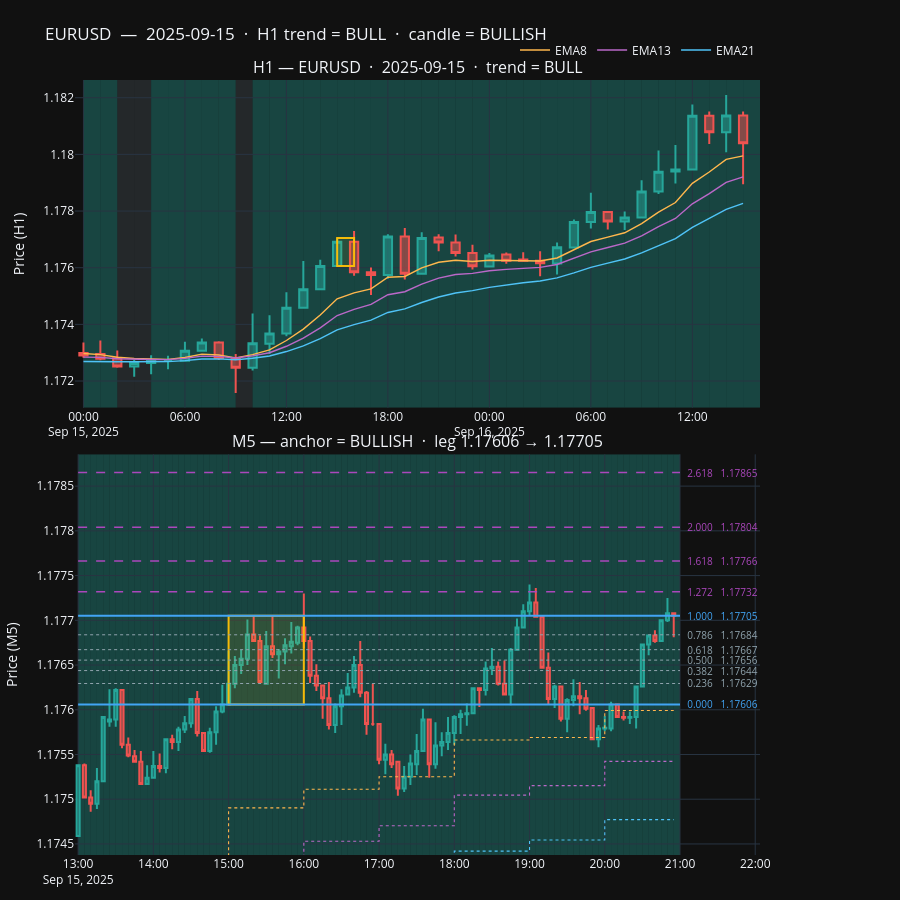
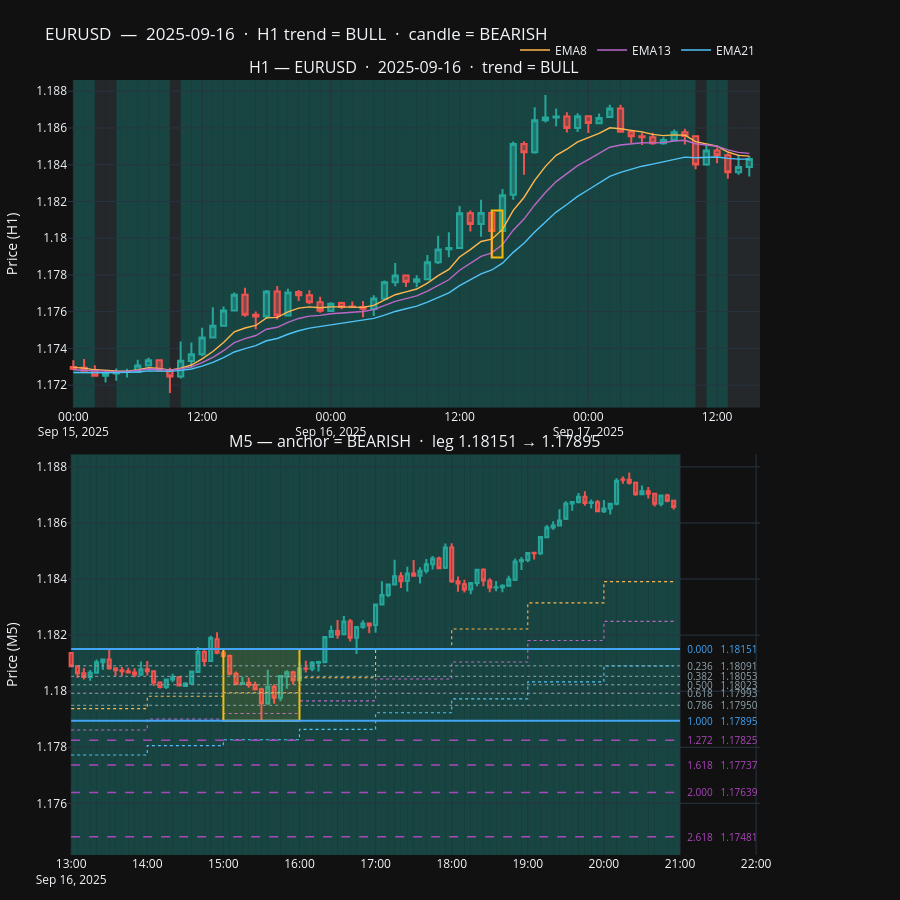
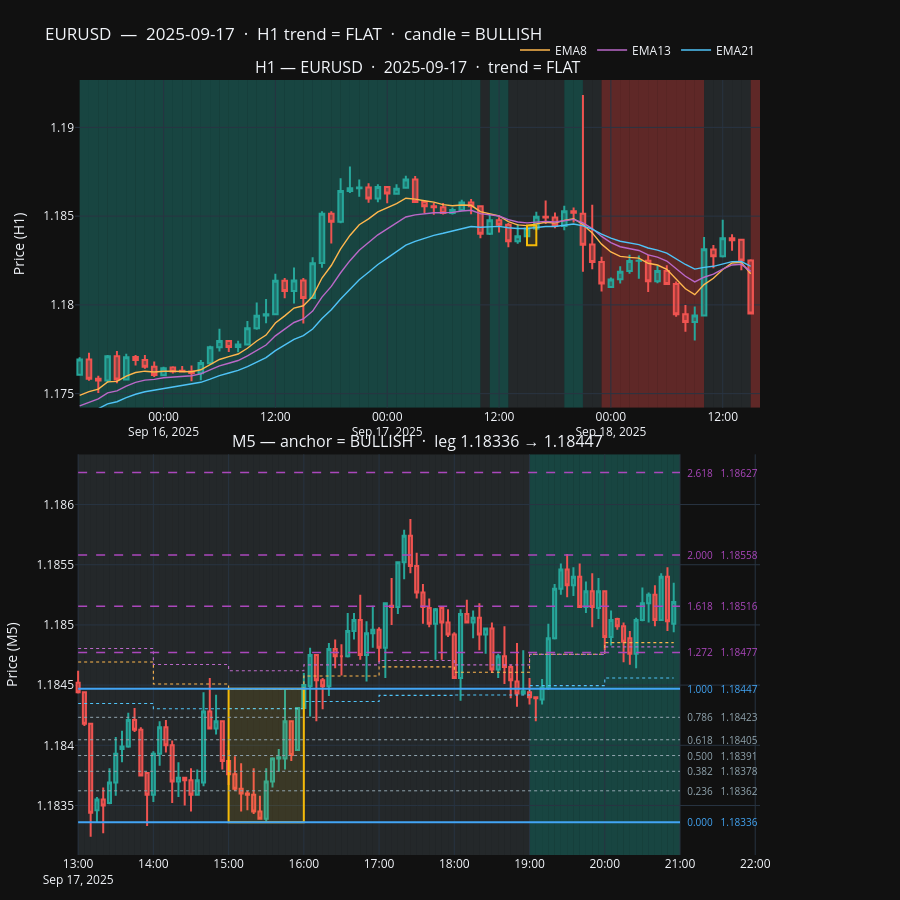

Source (notebook cell) for these figures, in order:
### Markdown cell above
## Step 8 — Reusable: plot any date

Wraps Steps 4–7 into a single function. Background ribbon = H1 trend, dotted lines on M5 = H1 EMAs forward-filled across the M5 window.

### Code cell
def plot_anchor(anchor_date: str):
    target = pd.to_datetime(anchor_date).date()
    mk = (h1.ny_date == target) & (h1.broker_hour == ANCHOR_HOUR_BROKER)
    if not mk.any():
        print(f'skip {anchor_date}: no anchor (weekend/holiday?)')
        return
    a       = h1.loc[h1.index[mk][0]]
    a_start = a['time']
    a_end   = a_start + pd.Timedelta(hours=1)
    bull_   = a['close'] >= a['open']
    dir_    = 'BULLISH' if bull_ else 'BEARISH'
    rng_    = a.high - a.low
    if bull_:
        fibs = {r: a.low + r * rng_ for r in FIB_LEVELS}
        lf, lt = a.low, a.high
    else:
        fibs = {r: a.high - r * rng_ for r in FIB_LEVELS}
        lf, lt = a.high, a.low

    hws = a_start - pd.Timedelta(hours=H1_BARS_BEFORE)
    hwe = a_end   + pd.Timedelta(hours=H1_BARS_AFTER)
    mws = a_start - pd.Timedelta(minutes=5 * M5_BARS_BEFORE)
    mwe = a_end   + pd.Timedelta(minutes=5 * M5_BARS_AFTER)

    hw = h1[(h1.time >= hws) & (h1.time < hwe)].reset_index(drop=True)
    mw = m5[(m5.time >= mws) & (m5.time < mwe)].reset_index(drop=True)
    mw = pd.merge_asof(
        mw.sort_values('time'),
        h1[['time', *ema_cols, 'trend']].sort_values('time'),
        on='time', direction='backward',
    )

    f = make_subplots(
        rows=2, cols=1, shared_xaxes=False,
        row_heights=[0.45, 0.55], vertical_spacing=0.06,
        subplot_titles=(
            f'H1 — {SYMBOL}  ·  {anchor_date}  ·  trend = {a.trend.upper()}',
            f'M5 — anchor = {dir_}  ·  leg {lf:.5f} → {lt:.5f}',
        ),
    )
    # H1
    f.add_trace(go.Candlestick(x=hw['time'], open=hw['open'], high=hw['high'],
                               low=hw['low'], close=hw['close'], showlegend=False,
                               increasing_line_color='#26a69a',
                               decreasing_line_color='#ef5350'), row=1, col=1)
    for sp in (EMA_FAST, EMA_MID, EMA_SLOW):
        f.add_trace(go.Scatter(x=hw['time'], y=hw[f'ema_{sp}'], name=f'EMA{sp}',
                               line=dict(color=EMA_COLOR[sp], width=1.4)), row=1, col=1)
    f.add_shape(type='rect', x0=a_start, x1=a_end, y0=a.low, y1=a.high,
                line=dict(color='rgba(255,193,7,0.95)', width=2),
                fillcolor='rgba(255,193,7,0.08)', row=1, col=1)

    # M5
    f.add_trace(go.Candlestick(x=mw['time'], open=mw['open'], high=mw['high'],
                               low=mw['low'], close=mw['close'], showlegend=False,
                               increasing_line_color='#26a69a',
                               decreasing_line_color='#ef5350'), row=2, col=1)
    for sp in (EMA_FAST, EMA_MID, EMA_SLOW):
        f.add_trace(go.Scatter(x=mw['time'], y=mw[f'ema_{sp}'], showlegend=False,
                               line=dict(color=EMA_COLOR[sp], width=1.1,
                                         dash='dot', shape='hv')), row=2, col=1)
    f.add_shape(type='rect', x0=a_start, x1=a_end, y0=a.low, y1=a.high,
                line=dict(color='rgba(255,193,7,0.95)', width=2),
                fillcolor='rgba(255,193,7,0.10)', row=2, col=1)
    for r_, p_ in fibs.items():
        if r_ in (0.0, 1.0): col_, dash_, wd_ = '#42a5f5', 'solid', 2
        elif r_ > 1.0:       col_, dash_, wd_ = '#ab47bc', 'dash',  1.5
        else:                col_, dash_, wd_ = '#90a4ae', 'dot',   1
        f.add_shape(type='line', x0=mws, x1=mwe, y0=p_, y1=p_,
                    line=dict(color=col_, width=wd_, dash=dash_), row=2, col=1)
        f.add_annotation(x=mwe, y=p_, text=f'  {r_:.3f}   {p_:.5f}',
                         showarrow=False, xanchor='left',
                         font=dict(color=col_, size=10), row=2, col=1)

    # background trend ribbon
    h1_lo_, h1_hi_ = _pad(hw[['low']].min().iloc[0], hw[['high']].max().iloc[0])
    m5_lo_, m5_hi_ = _pad(min(mw[['low']].min().iloc[0],  min(fibs.values())),
                          max(mw[['high']].max().iloc[0], max(fibs.values())))
    for _, rr in hw.iterrows():
        f.add_shape(type='rect', x0=rr['time'],
                    x1=rr['time'] + pd.Timedelta(minutes=60),
                    y0=h1_lo_, y1=h1_hi_, line=dict(width=0),
                    fillcolor=TREND_COLOR.get(rr.get('trend', 'flat'), TREND_COLOR['flat']),
                    layer='below', row=1, col=1)
    for _, rr in mw.iterrows():
        f.add_shape(type='rect', x0=rr['time'],
                    x1=rr['time'] + pd.Timedelta(minutes=5),
                    y0=m5_lo_, y1=m5_hi_, line=dict(width=0),
                    fillcolor=TREND_COLOR.get(rr.get('trend', 'flat'), TREND_COLOR['flat']),
                    layer='below', row=2, col=1)

    f.update_layout(template='plotly_dark', height=900,
                    margin=dict(l=40, r=140, t=80, b=40),
                    title=f'{SYMBOL}  —  {anchor_date}  ·  H1 trend = {a.trend.upper()}  ·  candle = {dir_}',
                    legend=dict(orientation='h', yanchor='bottom', y=1.02,
                                xanchor='right', x=1))
    f.update_xaxes(rangeslider_visible=False, row=1, col=1)
    f.update_xaxes(rangeslider_visible=False, row=2, col=1)
    f.update_yaxes(range=[h1_lo_, h1_hi_], row=1, col=1, title_text='Price (H1)')
    f.update_yaxes(range=[m5_lo_, m5_hi_], row=2, col=1, title_text='Price (M5)')
    f.show()

# Example sweep
for d in ['2025-09-15', '2025-09-16', '2025-09-17']:
    plot_anchor(d)
